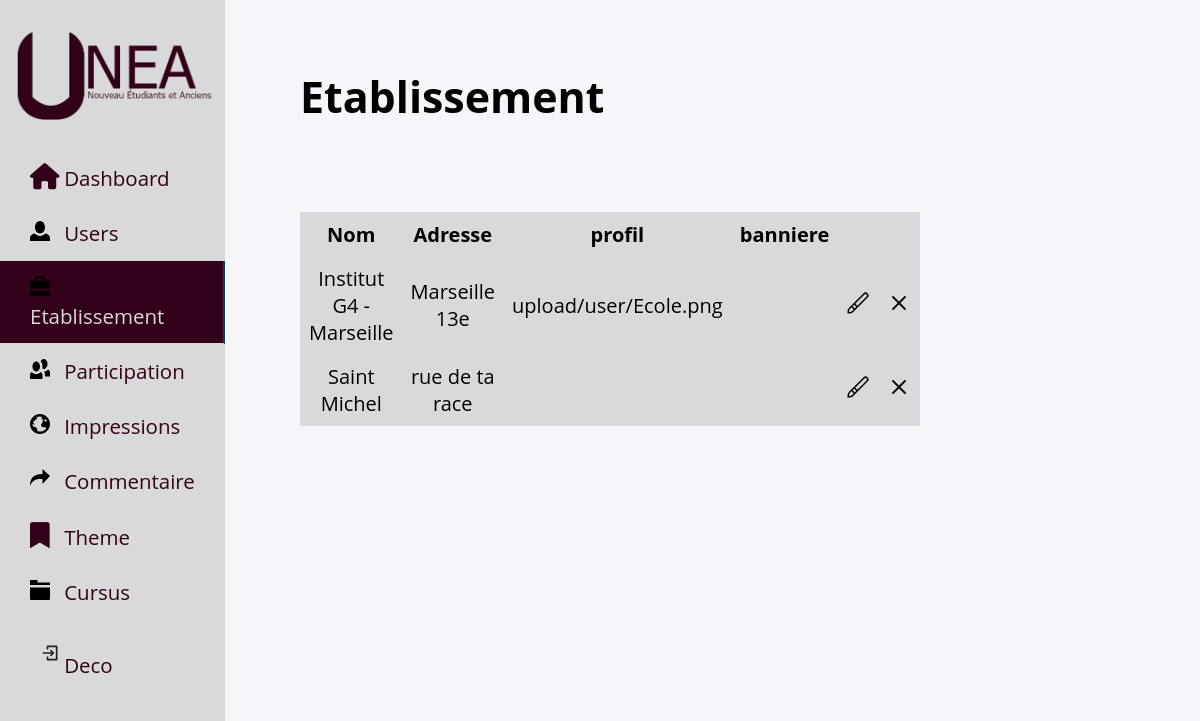
Before: /admin/etablissement_admin.php with the older database file.
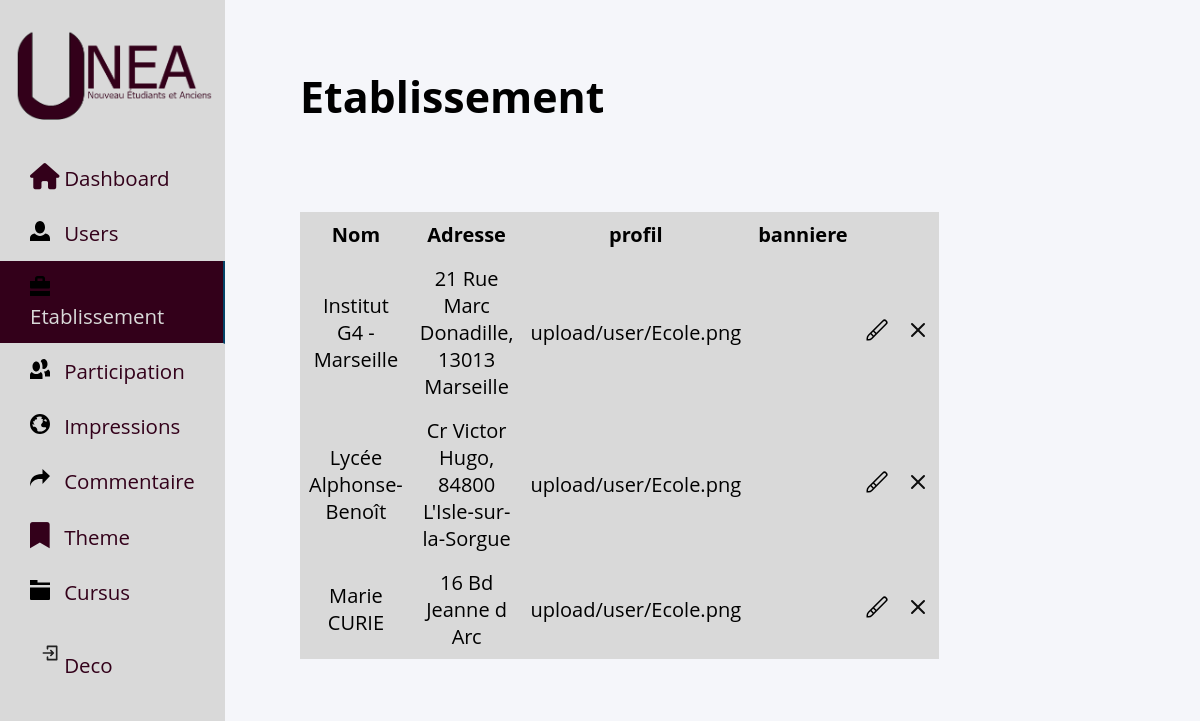
After: the same page with the newer database file.
### tables this page shows
CREATE TABLE IF NOT EXISTS `etablissement` (
  `id_etab` int NOT NULL AUTO_INCREMENT,
  `nom_etab` varchar(200) DEFAULT NULL,
  `adresse_etab` varchar(250) DEFAULT NULL,
  `profil_etab` varchar(500) DEFAULT NULL,
  `banniere_etab` varchar(500) DEFAULT NULL,
  `id_ville` int NOT NULL,
  PRIMARY KEY (`id_etab`),
  KEY `id_ville` (`id_ville`)
);

### admin/etablissement_admin.php (the view, shortened to what this page needs)
<!DOCTYPE html>
<html lang="en">
<head>
    <link rel="stylesheet" href="../assets/css/admin.css">
    <link rel="stylesheet" href="https://cdnjs.cloudflare.com/ajax/libs/font-awesome/6.0.0/css/all.min.css">
</head>
<body>
<?php include('../include/bdd.php');
      include "../include/nav-admin.php";
      $sql_etab="SELECT * FROM etablissement";
    $req=$bdd->query($sql_etab);
    $req->execute();
    $resultat=$req->fetchAll();
?>
      <div class="container_user">
      <h2>Etablissement</h2>
    <table>
        <tr>
            <th>Nom</th>
            <th>Adresse</th>
            <th>profil</th>
            <th>banniere</th>
            <th></th>
        </tr>
        <?php
        foreach ($resultat as $row) {?>
                        <tr>
                <td> <?=$row["nom_etab"]?> </td>
                <td><?=$row["adresse_etab"] ?> </td>
                <td> <?=$row["profil_etab"]?> </td>
                <td><?= $row["banniere_etab"] ?></td>
                <td><button id="menu" form="form" ><img src="../icone/paint-brush-alt.svg"></button><button type="submit" id="submit" form="form1" style="display: none;"><img src="../icone/check.svg"></button></td>
                <td><button id="" ><img src="../icone/close.svg"></button></td>
              </tr>
            <?php }
                ?>
                </table>
 </div>

Changed rows visible on the page:
removed etablissement: nom_etab "Saint Michel", adresse_etab "rue de ta race"
changed etablissement "Institut G4 - Marseille": adresse_etab "Marseille 13e" → "21 Rue Marc Donadille, 13013 Marseille"
added etablissement: nom_etab "Lycée Alphonse-Benoît", adresse_etab "Cr Victor Hugo, 84800 L'Isle-sur-la-Sorgue", profil_etab "upload/user/Ecole.png"
added etablissement: nom_etab "Marie CURIE", adresse_etab "16 Bd Jeanne d Arc", profil_etab "upload/user/Ecole.png"
